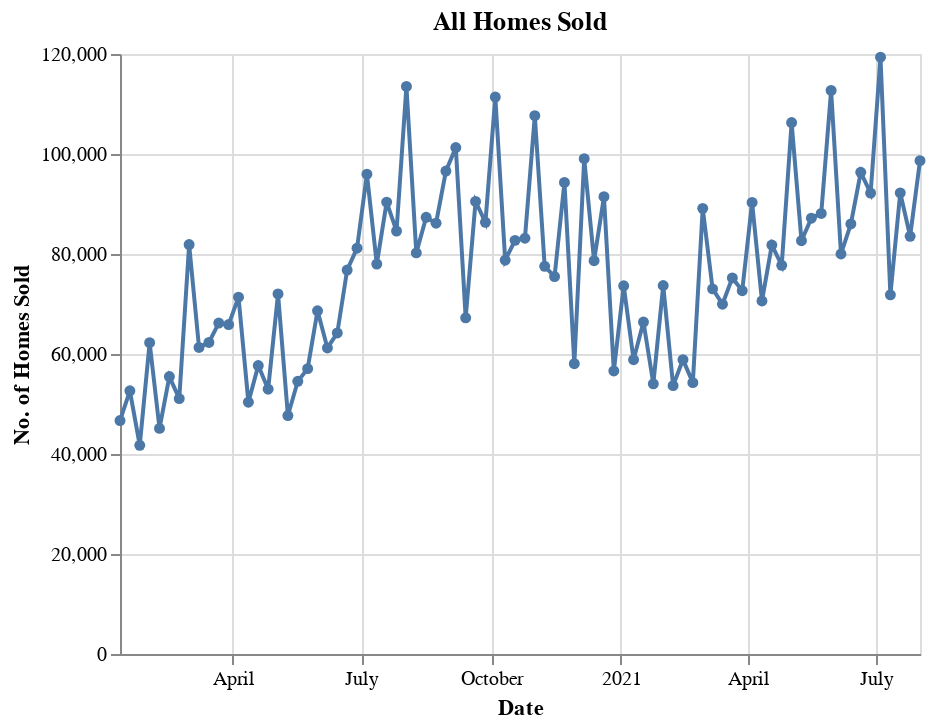

Source (notebook cell):
### Markdown cell above
#### Transaction Volumes  
  
The easiest indicator is to look at the number of homes sold since January 2020.

### Code cell
weekly_homes_sold = fidap.sql("""
SELECT period_end, SUM(CAST(total_homes_sold AS FLOAT64)) AS total_homes_sold
FROM fidap-301014.redfin.weekly_housing_market
WHERE duration = '1 weeks'
AND CAST(period_begin AS DATE) > "2019-12-31"
AND region_type = 'county'
GROUP BY period_end
""")

weekly_homes_sold.period_end = pd.to_datetime(weekly_homes_sold.period_end)

# plotting it
alt.Chart(weekly_homes_sold).mark_line(point = True).encode(
    x = alt.X('period_end', title = "Date"),
    y = alt.Y('total_homes_sold', title = "No. of Homes Sold")
).properties(title = "All Homes Sold")

### Figure 1 — Vega-Lite specification as saved in the notebook (floating-point values rounded to 4 significant figures)
{"config": {"view": {"continuousWidth": 400, "continuousHeight": 300}}, "data": {"name": "data-675303c4c89e596d3e70a2e79d133878"}, "mark": {"type": "line", "point": true}, "encoding": {"x": {"type": "temporal", "field": "period_end", "title": "Date"}, "y": {"type": "quantitative", "field": "total_homes_sold", "title": "No. of Homes Sold"}}, "title": "All Homes Sold", "$schema": "https://vega.github.io/schema/vega-lite/v4.8.1.json", "datasets": {"data-675303c4c89e596d3e70a2e79d133878": [{"period_end": "2021-05-09T00:00:00", "total_homes_sold": 82653}, {"period_end": "2020-04-19T00:00:00", "total_homes_sold": 57696}, {"period_end": "2020-09-06T00:00:00", "total_homes_sold": 101294}, {"period_end": "2020-06-28T00:00:00", "total_homes_sold": 81163}, {"period_end": "2021-06-06T00:00:00", "total_homes_sold": 80000}, {"period_end": "2020-03-22T00:00:00", "total_homes_sold": 66185}, {"period_end": "2021-05-02T00:00:00", "total_homes_sold": 106286}, {"period_end": "2021-06-27T00:00:00", "total_homes_sold": 92191}, {"period_end": "2020-04-05T00:00:00", "total_homes_sold": 71366}, {"period_end": "2021-05-16T00:00:00", "total_homes_sold": 87153}, {"period_end": "2021-05-30T00:00:00", "total_homes_sold": 112713}, {"period_end": "2020-09-13T00:00:00", "total_homes_sold": 67235}, {"period_end": "2020-08-30T00:00:00", "total_homes_sold": 96585}, {"period_end": "2021-07-11T00:00:00", "total_homes_sold": 71843}, {"period_end": "2020-07-05T00:00:00", "total_homes_sold": 95963}, {"period_end": "2020-03-08T00:00:00", "total_homes_sold": 61317}, {"period_end": "2020-08-02T00:00:00", "total_homes_sold": 113511}, {"period_end": "2020-09-20T00:00:00", "total_homes_sold": 90501}, {"period_end": "2020-02-02T00:00:00", "total_homes_sold": 62274}, {"period_end": "2020-11-08T00:00:00", "total_homes_sold": 77536}, {"period_end": "2020-12-20T00:00:00", "total_homes_sold": 91463}, {"period_end": "2021-02-07T00:00:00", "total_homes_sold": 53671}, {"period_end": "2020-05-10T00:00:00", "total_homes_sold": 47687}, {"period_end": "2020-12-06T00:00:00", "total_homes_sold": 99070}, {"period_end": "2020-03-29T00:00:00", "total_homes_sold": 65880}, {"period_end": "2021-01-17T00:00:00", "total_homes_sold": 66396}, {"period_end": "2020-11-15T00:00:00", "total_homes_sold": 75492}, {"period_end": "2020-06-21T00:00:00", "total_homes_sold": 76795}, {"period_end": "2020-05-17T00:00:00", "total_homes_sold": 54538}, {"period_end": "2021-04-11T00:00:00", "total_homes_sold": 70608}, {"period_end": "2021-02-28T00:00:00", "total_homes_sold": 89128}, {"period_end": "2020-10-25T00:00:00", "total_homes_sold": 83150}, {"period_end": "2020-04-12T00:00:00", "total_homes_sold": 50354}, {"period_end": "2020-11-01T00:00:00", "total_homes_sold": 107672}, {"period_end": "2021-01-10T00:00:00", "total_homes_sold": 58863}, {"period_end": "2020-12-27T00:00:00", "total_homes_sold": 56609}, {"period_end": "2020-03-15T00:00:00", "total_homes_sold": 62320}, {"period_end": "2020-03-01T00:00:00", "total_homes_sold": 81880}, {"period_end": "2020-10-11T00:00:00", "total_homes_sold": 78762}, {"period_end": "2021-07-18T00:00:00", "total_homes_sold": 92228}, {"period_end": "2021-03-21T00:00:00", "total_homes_sold": 75217}, {"period_end": "2021-02-21T00:00:00", "total_homes_sold": 54274}, {"period_end": "2021-01-03T00:00:00", "total_homes_sold": 73636}, {"period_end": "2021-05-23T00:00:00", "total_homes_sold": 88119}, {"period_end": "2020-08-23T00:00:00", "total_homes_sold": 86160}, {"period_end": "2020-10-04T00:00:00", "total_homes_sold": 111386}, {"period_end": "2021-03-07T00:00:00", "total_homes_sold": 73024}, {"period_end": "2020-10-18T00:00:00", "total_homes_sold": 82729}, {"period_end": "2020-02-16T00:00:00", "total_homes_sold": 55485}, {"period_end": "2020-04-26T00:00:00", "total_homes_sold": 52965}, {"period_end": "2020-07-26T00:00:00", "total_homes_sold": 84583}, {"period_end": "2021-06-20T00:00:00", "total_homes_sold": 96343}, {"period_end": "2020-08-09T00:00:00", "total_homes_sold": 80223}, {"period_end": "2021-04-25T00:00:00", "total_homes_sold": 77748}, {"period_end": "2021-01-24T00:00:00", "total_homes_sold": 54041}, {"period_end": "2021-04-04T00:00:00", "total_homes_sold": 90324}, {"period_end": "2021-07-25T00:00:00", "total_homes_sold": 83538}, {"period_end": "2020-06-07T00:00:00", "total_homes_sold": 61210}, {"period_end": "2020-05-31T00:00:00", "total_homes_sold": 68643}, {"period_end": "2021-07-04T00:00:00", "total_homes_sold": 119355}, {"period_end": "2020-09-27T00:00:00", "total_homes_sold": 86344}, {"period_end": "2020-07-12T00:00:00", "total_homes_sold": 77986}, {"period_end": "2020-12-13T00:00:00", "total_homes_sold": 78655}, {"period_end": "2021-08-01T00:00:00", "total_homes_sold": 98664}, {"period_end": "2021-04-18T00:00:00", "total_homes_sold": 81796}, {"period_end": "2020-07-19T00:00:00", "total_homes_sold": 90377}, {"period_end": "2020-08-16T00:00:00", "total_homes_sold": 87349}, {"period_end": "2021-03-28T00:00:00", "total_homes_sold": 72664}, {"period_end": "2020-01-19T00:00:00", "total_homes_sold": 52644}, {"period_end": "2020-11-29T00:00:00", "total_homes_sold": 58057}, {"period_end": "2020-05-03T00:00:00", "total_homes_sold": 72016}, {"period_end": "2020-01-12T00:00:00", "total_homes_sold": 46691}, {"period_end": "2021-02-14T00:00:00", "total_homes_sold": 58862}, {"period_end": "2020-02-09T00:00:00", "total_homes_sold": 45121}, {"period_end": "2020-05-24T00:00:00", "total_homes_sold": 57072}, {"period_end": "2021-06-13T00:00:00", "total_homes_sold": 86016}, {"period_end": "2020-01-26T00:00:00", "total_homes_sold": 41738}, {"period_end": "2020-11-22T00:00:00", "total_homes_sold": 94318}, {"period_end": "2021-01-31T00:00:00", "total_homes_sold": 73700}, {"period_end": "2021-03-14T00:00:00", "total_homes_sold": 69961}, {"period_end": "2020-06-14T00:00:00", "total_homes_sold": 64204}, {"period_end": "2020-02-23T00:00:00", "total_homes_sold": 51075}]}}
